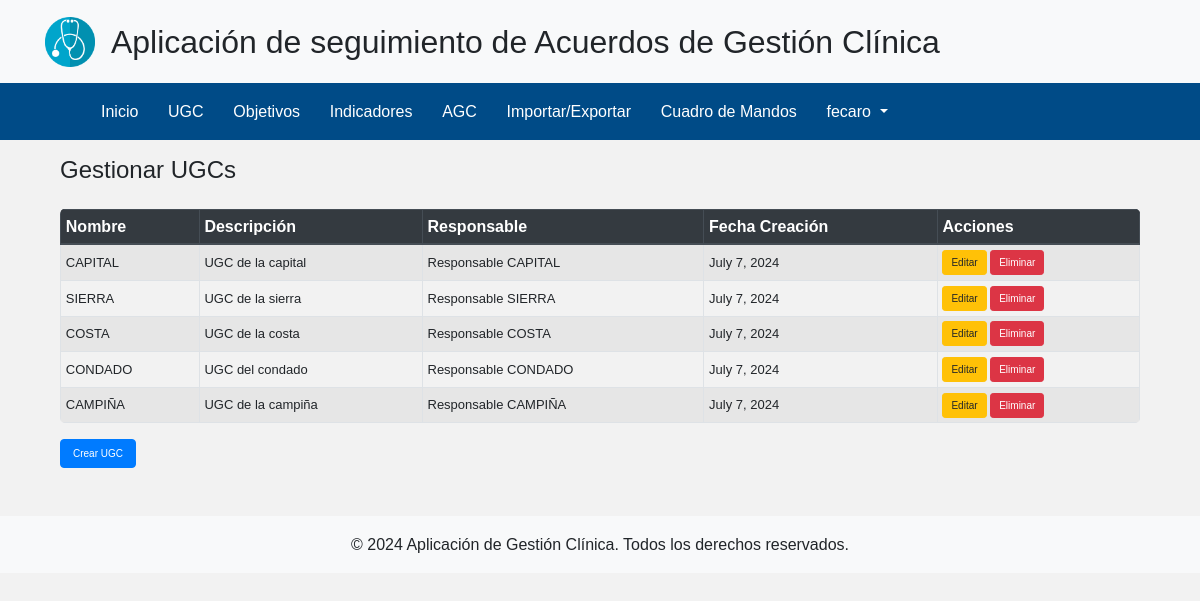
The app's page /ugc/ (signed in) with its own data.
### myapp/models.py (models this page shows, shortened)
class CustomUser(AbstractUser):
    id_ugc = models.ForeignKey('UGC', on_delete=models.CASCADE, null=True, blank=True)
    descripcion_usuario = models.CharField(max_length=255, blank=True, null=True)
    perfil = models.CharField(max_length=255, blank=True, null=True)
    fecha_crea_usuario = models.DateField(blank=True, null=True)

class UGC(models.Model):
    id_ugc = models.AutoField(primary_key=True)
    nombre_ugc = models.CharField(max_length=255)
    descripcion_ugc = models.CharField(max_length=255, blank=True, null=True)
    responsable_ugc = models.CharField(max_length=255, blank=True, null=True)
    fecha_crea_ugc = models.DateField(blank=True, null=True)

### myapp/views.py (the view, shortened to what this page needs)
# urls.py: path('ugc/', GestionarUGCView.as_view(), name='gestionar_ugc'),
class GestionarUGCView(LoginRequiredMixin, View):
    def get(self, request):
        ugcs = UGC.objects.all()
        return render(request, 'myapp/ugc.html', {'ugcs': ugcs})

### myapp/templates/myapp/ugc.html (shortened to what this page needs)
{% extends "myapp/base.html" %}
{% block content %}
<div class="container mt-3">
    <h4 class="mb-4">Gestionar UGCs</h4>
    <div class="table-responsive">
        <table class="table table-sm table-striped table-bordered">
            <thead class="thead-dark">
                <tr>
                    <th>Nombre</th>
                    <th>Descripción</th>
                    <th>Responsable</th>
                    <th>Fecha Creación</th>
                    <th>Acciones</th>
                </tr>
            </thead>
            <tbody>
                {% for ugc in ugcs %}
                <tr>
                    <td>{{ ugc.nombre_ugc }}</td>
                    <td>{{ ugc.descripcion_ugc }}</td>
                    <td>{{ ugc.responsable_ugc }}</td>
                    <td>{{ ugc.fecha_crea_ugc }}</td>
                    <td>
                        <a href="{% url 'editar_ugc' ugc.id_ugc %}" class="btn btn-warning btn-sm">Editar</a>
                        <form method="post" action="" style="display:inline;">
                            <button type="submit" name="delete" class="btn btn-danger btn-sm">Eliminar</button>
                        </form>
                    </td>
                </tr>
                {% endfor %}
            </tbody>
        </table>
    </div>
    <a href="{% url 'crear_ugc' %}" class="btn btn-primary">Crear UGC</a>
</div>
{% endblock %}

### myapp/templates/myapp/base.html (shortened to what this page needs)
<!DOCTYPE html>
<html lang="en">
<head>
    {% load static %}
    <link href="https://stackpath.bootstrapcdn.com/bootstrap/4.5.2/css/bootstrap.min.css" rel="stylesheet">
    <link href="https://cdnjs.cloudflare.com/ajax/libs/font-awesome/5.15.3/css/all.min.css" rel="stylesheet">
    <link href="{% static 'css/styles.css' %}" rel="stylesheet">
</head>
<body>
    <header class="bg-light py-3">
        <div class="container d-flex align-items-center">
            <img src="{% static 'img/logo.png' %}" alt="Logo" class="mr-3" style="height: 50px;">
            <h2 class="mb-0">Aplicación de seguimiento de Acuerdos de Gestión Clínica</h2>
        </div>
    </header>
    <nav class="navbar navbar-expand-lg navbar-custom">
        <div class="container">
            <div>
                <ul class="navbar-nav w-100 mr-5 ml-5 d-flex justify-content-between">
                    <li class="nav-item"><a class="nav-link" href="{% url 'inicio' %}">Inicio</a></li>
                    <li class="nav-item"><a class="nav-link" href="{% url 'gestionar_ugc' %}">UGC</a></li>
                    <li class="nav-item"><a class="nav-link" href="{% url 'gestionar_objetivos' %}">Objetivos</a></li>
                    <li class="nav-item"><a class="nav-link" href="{% url 'gestionar_indicadores' %}">Indicadores</a></li>
                    <li class="nav-item"><a class="nav-link" href="{% url 'gestionar_agc' %}">AGC</a></li>
                    <li class="nav-item"><a class="nav-link" href="{% url 'import_export' %}">Importar/Exportar</a></li>
                    <li class="nav-item"><a class="nav-link" href="{% url 'cuadro_de_mandos' %}">Cuadro de Mandos</a></li>
                    {% if user.is_authenticated %}
                        <li class="nav-item dropdown">
                            <a class="nav-link dropdown-toggle" href="#" id="navbarDropdown" role="button" data-toggle="dropdown" aria-haspopup="true" aria-expanded="false">
                                {{ user.username }}
                            </a>
                        </li>
                    {% else %}
                        <li class="nav-item"><a class="nav-link" href="{% url 'login' %}">Login</a></li>
                    {% endif %}
                </ul>
            </div>
        </div>
    </nav>
    <div class="container mt-2">
        {% block content %}{% endblock %}
    </div>
    <footer class="bg-light py-3 mt-5">
        <div class="container text-center">
            <p class="mb-0">© 2024 Aplicación de Gestión Clínica. Todos los derechos reservados.</p>
        </div>
    </footer>
</body>
</html>

### static/css/styles.css (style rules this page uses)
body { background-color: #f2f2f2; font-family: 'Arial', sans-serif; }
.navbar { background-color: #004b87; }
.navbar-custom { background-color: #004b87; }
.navbar-custom .nav-link { color: white !important; text-align: center; display: block; }
.nav-link { color: #366ed6 !important; }
.container { margin-top: 1px; }
.btn-warning { font-size: x-small; }
.btn-danger { font-size: x-small; }
.btn-primary { font-size: x-small; }
.table-responsive { margin-top: 5px; }
.table { border-radius: 5px; overflow: hidden; }
.table thead { background-color: #343a40; color: #ffffff; text-align: center; }
.table th { vertical-align: middle; text-align: left; font-size: medium; }
.table td { vertical-align: middle; text-align: left; font-size: small; }

### records on screen
CustomUser: username "fecaro"
UGC: nombre_ugc "CAPITAL", descripcion_ugc "UGC de la capital", responsable_ugc "Responsable CAPITAL", fecha_crea_ugc "July 7, 2024"
UGC: nombre_ugc "SIERRA", descripcion_ugc "UGC de la sierra", responsable_ugc "Responsable SIERRA", fecha_crea_ugc "July 7, 2024"
UGC: nombre_ugc "COSTA", descripcion_ugc "UGC de la costa", responsable_ugc "Responsable COSTA", fecha_crea_ugc "July 7, 2024"
UGC: nombre_ugc "CONDADO", descripcion_ugc "UGC del condado", responsable_ugc "Responsable CONDADO", fecha_crea_ugc "July 7, 2024"
UGC: nombre_ugc "CAMPIÑA", descripcion_ugc "UGC de la campiña", responsable_ugc "Responsable CAMPIÑA", fecha_crea_ugc "July 7, 2024"
